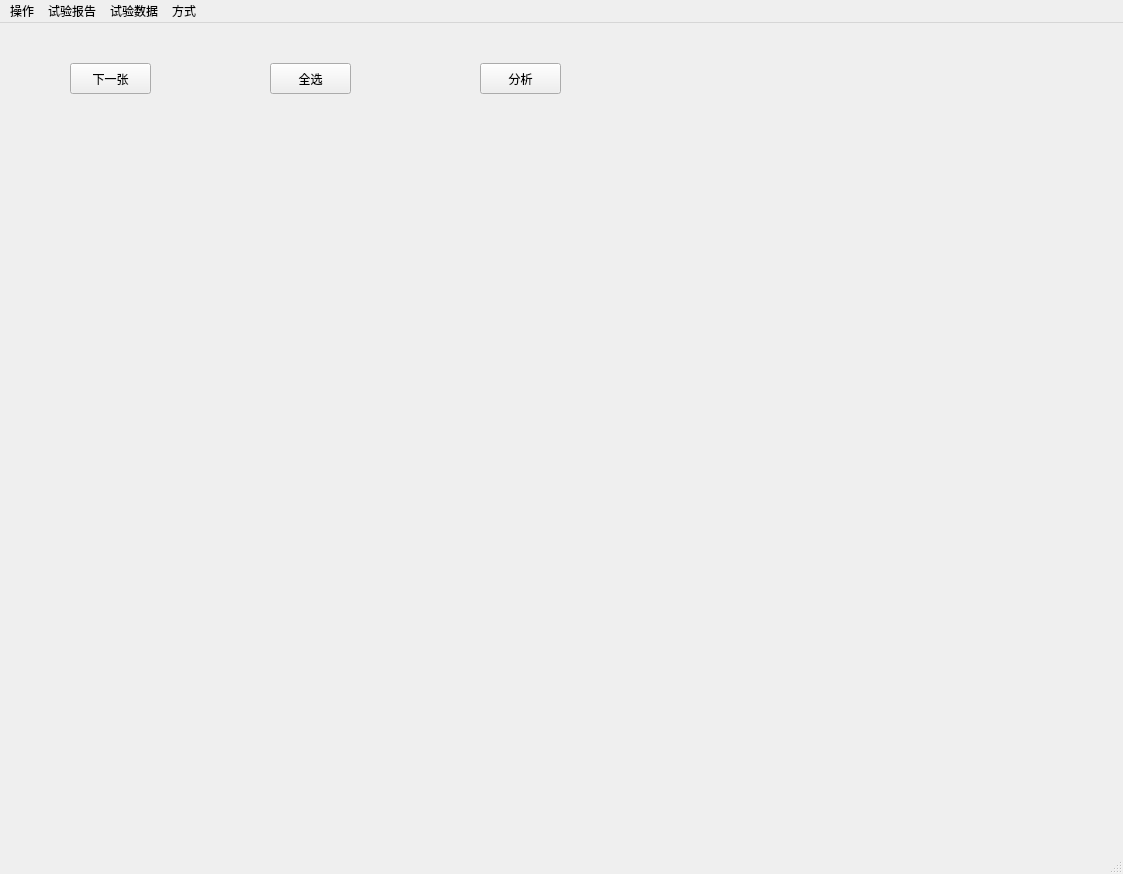
<?xml version="1.0" encoding="UTF-8"?>
<ui version="4.0">
 <class>MainWindow</class>
 <widget class="QMainWindow" name="MainWindow">
  <property name="geometry">
   <rect>
    <x>0</x>
    <y>0</y>
    <width>1123</width>
    <height>874</height>
   </rect>
  </property>
  <property name="windowTitle">
   <string>MainWindow</string>
  </property>
  <widget class="QWidget" name="centralwidget">
   <widget class="QPushButton" name="next_image">
    <property name="geometry">
     <rect>
      <x>70</x>
      <y>40</y>
      <width>81</width>
      <height>31</height>
     </rect>
    </property>
    <property name="text">
     <string>下一张</string>
    </property>
   </widget>
   <widget class="QPushButton" name="analysis">
    <property name="geometry">
     <rect>
      <x>480</x>
      <y>40</y>
      <width>81</width>
      <height>31</height>
     </rect>
    </property>
    <property name="text">
     <string>分析</string>
    </property>
   </widget>
   <widget class="QPushButton" name="full_select">
    <property name="geometry">
     <rect>
      <x>270</x>
      <y>40</y>
      <width>81</width>
      <height>31</height>
     </rect>
    </property>
    <property name="text">
     <string>全选</string>
    </property>
   </widget>
  </widget>
  <widget class="QMenuBar" name="menubar">
   <property name="geometry">
    <rect>
     <x>0</x>
     <y>0</y>
     <width>1123</width>
     <height>21</height>
    </rect>
   </property>
   <widget class="QMenu" name="menu">
    <property name="title">
     <string>操作</string>
    </property>
    <addaction name="parameter_setting"/>
    <addaction name="real_time_setting"/>
    <addaction name="auto_analysis"/>
    <addaction name="exit"/>
   </widget>
   <widget class="QMenu" name="menu_2">
    <property name="title">
     <string>试验报告</string>
    </property>
    <addaction name="open_report"/>
    <addaction name="modify_report"/>
    <addaction name="save_report"/>
    <addaction name="print_report"/>
    <addaction name="query_report"/>
   </widget>
   <widget class="QMenu" name="menu_3">
    <property name="title">
     <string>试验数据</string>
    </property>
    <addaction name="open_excel"/>
   </widget>
   <widget class="QMenu" name="menu_4">
    <property name="title">
     <string>方式</string>
    </property>
    <addaction name="offline_analysis"/>
   </widget>
   <addaction name="menu"/>
   <addaction name="menu_2"/>
   <addaction name="menu_3"/>
   <addaction name="menu_4"/>
  </widget>
  <widget class="QStatusBar" name="statusbar"/>
  <action name="parameter_setting">
   <property name="text">
    <string>参数设置</string>
   </property>
  </action>
  <action name="real_time_setting">
   <property name="text">
    <string>实时显示</string>
   </property>
  </action>
  <action name="auto_analysis">
   <property name="text">
    <string>自动分析</string>
   </property>
  </action>
  <action name="exit">
   <property name="text">
    <string>退出</string>
   </property>
  </action>
  <action name="open_report">
   <property name="text">
    <string>打开文件</string>
   </property>
  </action>
  <action name="modify_report">
   <property name="text">
    <string>修改报告</string>
   </property>
  </action>
  <action name="save_report">
   <property name="text">
    <string>保存</string>
   </property>
  </action>
  <action name="print_report">
   <property name="text">
    <string>打印</string>
   </property>
  </action>
  <action name="query_report">
   <property name="text">
    <string>历史报告查询</string>
   </property>
  </action>
  <action name="open_excel">
   <property name="text">
    <string>打开Excel</string>
   </property>
  </action>
  <action name="offline_analysis">
   <property name="text">
    <string>离线分析</string>
   </property>
  </action>
 </widget>
 <resources/>
 <connections/>
</ui>
